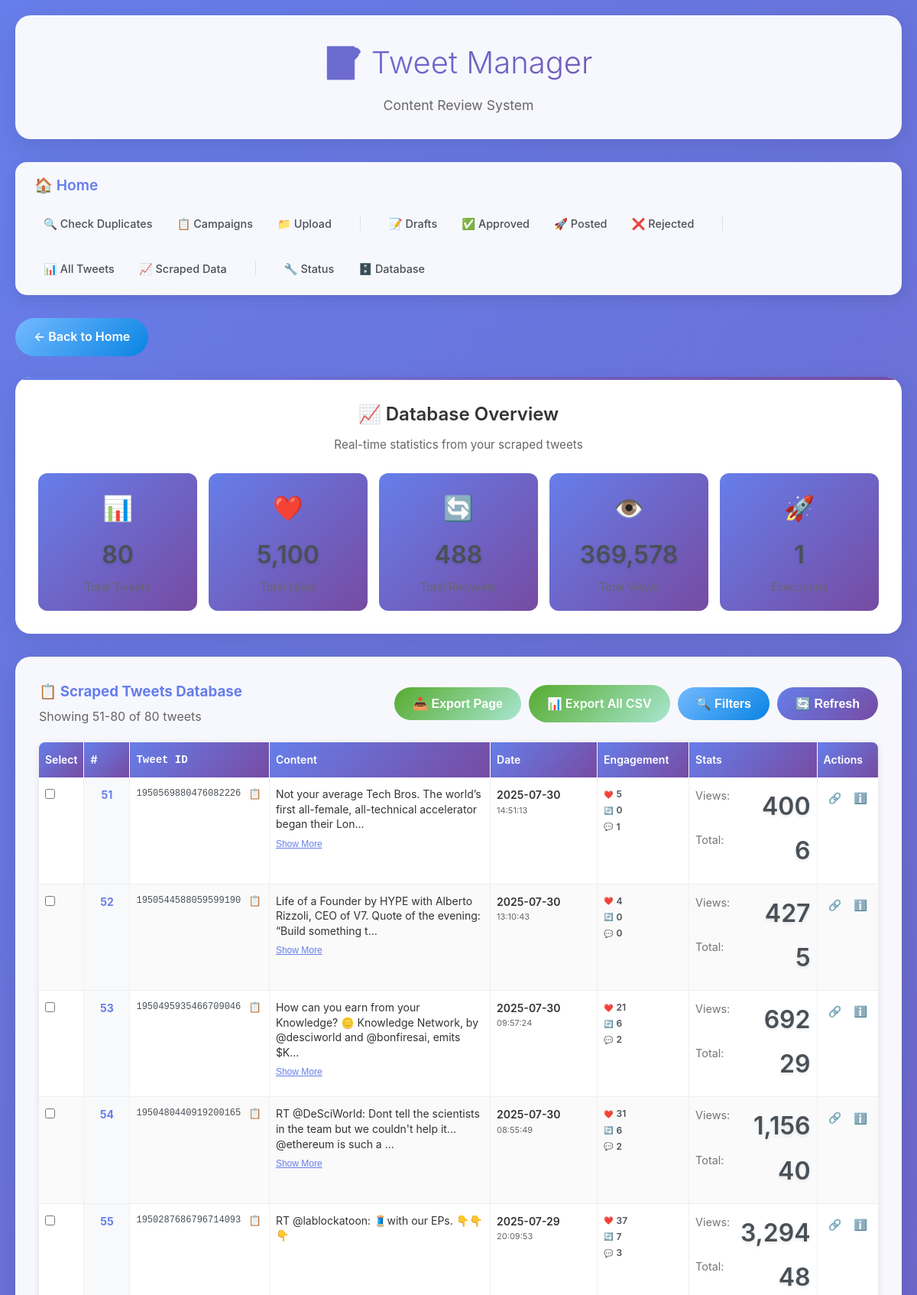
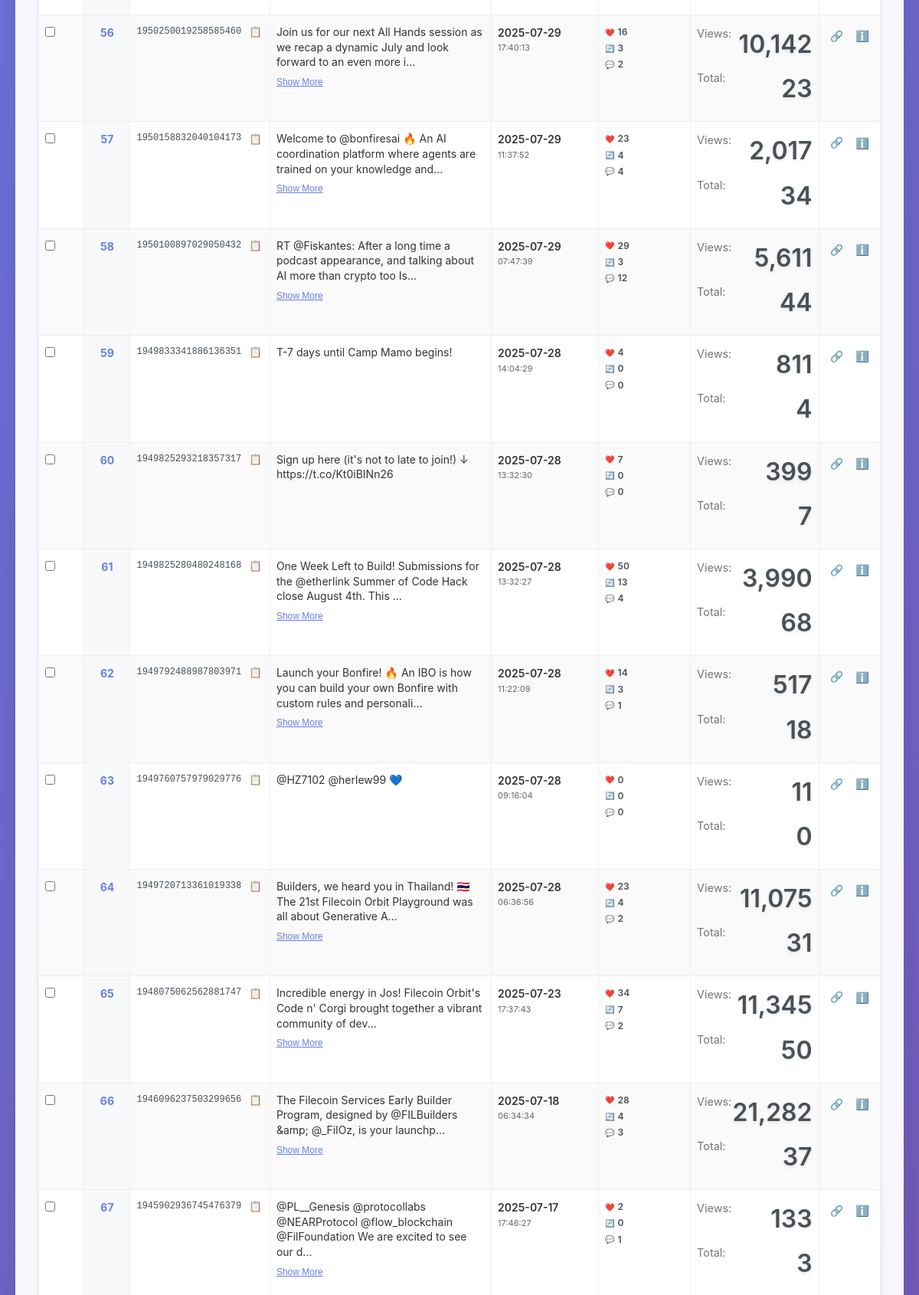
The page /scraped-tweets?page=2 (upper part) on the database its author committed (2 pictures, top to bottom).
### database.py (models this page shows)
class ScrapedTweet(Base):
    __tablename__ = 'scraped_tweets'
    tweet_id = Column(String(50), primary_key=True)  # Maps to "Tweet ID"
    url = Column(Text)                                # Maps to "URL"
    content = Column(Text)                           # Maps to "Content"
    likes = Column(Integer, default=0)               # Maps to "Likes"
    retweets = Column(Integer, default=0)            # Maps to "Retweets"
    replies = Column(Integer, default=0)             # Maps to "Replies"
    quotes = Column(Integer, default=0)              # Maps to "Quotes"
    views = Column(Integer, default=0)               # Maps to "Views"
    date = Column(DateTime)                          # Maps to "Date"
    status = Column(String(20), default='success')  # Maps to "Status"
    tweet_url = Column(Text)                         # Maps to "Tweet"
    execution_id = Column(String(100))               # N8N execution tracking
    source_url = Column(String(200))                 # N8N source URL
    created_at = Column(DateTime, default=datetime.utcnow)
    updated_at = Column(DateTime, default=datetime.utcnow, onupdate=datetime.utcnow)

### app.py (the view)
@app.route('/scraped-tweets')
def scraped_tweets_page():
    page = request.args.get('page', 1, type=int)
    per_page = 50  # Fixed at 50 per page as requested
    offset = (page - 1) * per_page
    execution_id = request.args.get('execution_id', None)
    tweets_data, total_count = get_scraped_tweets(limit=per_page, offset=offset, execution_id=execution_id)
    total_pages = (total_count + per_page - 1) // per_page
    has_prev = page > 1
    has_next = page < total_pages
    stats = get_scraped_tweets_stats()
    pagination = {
        'page': page,
        'per_page': per_page,
        'total': total_count,
        'pages': total_pages,
        'has_prev': has_prev,
        'has_next': has_next,
        'prev_num': page - 1 if has_prev else None,
        'next_num': page + 1 if has_next else None,
        'start_index': offset + 1 if tweets_data else 0,
        'end_index': min(offset + per_page, total_count)
    }
    return render_template('scraped_tweets.html',
                         tweets=tweets_data,
                         pagination=pagination,
                         stats=stats,
                         execution_id=execution_id)

### app.py (called while the page is built, shortened)
@app.after_request
def add_security_headers(response):
    response.headers['X-Content-Type-Options'] = 'nosniff'
    response.headers['X-Frame-Options'] = 'DENY'
    response.headers['X-XSS-Protection'] = '1; mode=block'
    response.headers['Strict-Transport-Security'] = 'max-age=31536000; includeSubDomains'
    response.headers['Content-Security-Policy'] = "default-src 'self' 'unsafe-inline'; script-src 'self' 'unsafe-inline'; style-src 'self' 'unsafe-inline'"
    if hasattr(request, 'execution_id'):
        response.headers['X-Execution-ID'] = request.execution_id
    return response

@app.before_request
def log_request_info():
    execution_id = None
    if request.is_json and request.get_json(silent=True):
        json_data = request.get_json(silent=True)
        if isinstance(json_data, list) and len(json_data) > 0:
            execution_id = json_data[0].get('execution_id')
        elif isinstance(json_data, dict):
            execution_id = json_data.get('execution_id')
    if not execution_id:
        execution_id = request.headers.get('X-Execution-ID')
    if execution_id:
        request.execution_id = execution_id

### templates/scraped_tweets.html (shortened to what this page needs)
{% extends "base.html" %}
{% block content %}
<div style="margin-bottom: 20px;">
    <a href="/" class="btn btn-secondary">← Back to Home</a>
</div>
<div class="stats-dashboard-card">
    <div class="dashboard-header">
        <h3>📈 Database Overview</h3>
        <p>Real-time statistics from your scraped tweets</p>
    </div>
    <div class="stats-grid">
        <div class="stat-card">
            <div class="stat-icon">📊</div>
            <div class="stat-value">{{ "{:,}".format(stats.total_tweets) }}</div>
            <div class="stat-label">Total Tweets</div>
        </div>
        <div class="stat-card">
            <div class="stat-icon">❤️</div>
            <div class="stat-value">{{ "{:,}".format(stats.total_likes) }}</div>
            <div class="stat-label">Total Likes</div>
        </div>
        <div class="stat-card">
            <div class="stat-icon">🔄</div>
            <div class="stat-value">{{ "{:,}".format(stats.total_retweets) }}</div>
            <div class="stat-label">Total Retweets</div>
        </div>
        <div class="stat-card">
            <div class="stat-icon">👁️</div>
            <div class="stat-value">{{ "{:,}".format(stats.total_views) }}</div>
            <div class="stat-label">Total Views</div>
        </div>
        <div class="stat-card">
            <div class="stat-icon">🚀</div>
            <div class="stat-value">{{ stats.execution_count }}</div>
            <div class="stat-label">Executions</div>
        </div>
    </div>
</div>
<div class="card">
    <div style="display: flex; justify-content: space-between; align-items: center; margin-bottom: 20px; flex-wrap: wrap; gap: 15px;">
        <div>
            <h3 style="color: #667eea; margin: 0;">📋 Scraped Tweets Database</h3>
            <p style="color: #666; margin: 5px 0 0 0;">
                Showing {{ pagination.start_index }}-{{ pagination.end_index }} of {{ "{:,}".format(pagination.total) }} tweets
            </p>
        </div>
        <div style="display: flex; gap: 10px; align-items: center; flex-wrap: wrap;">
            <button onclick="exportPageToCSV()" class="btn btn-success" title="Export current page to CSV">
                📥 Export Page
            </button>
            <a href="/api/export-scraped-tweets-csv" class="btn btn-success" title="Export all scraped tweets to CSV" style="text-decoration: none;">
                📊 Export All CSV
            </a>
            <button onclick="toggleFilters()" class="btn btn-secondary" id="filterToggle">
                🔍 Filters
            </button>
            <button onclick="refreshData()" class="btn btn-primary">
                🔄 Refresh
            </button>
        </div>
    </div>
    <div class="table-container">
        <table class="excel-table" id="tweetsTable">
            <thead>
                <tr>
                    <th class="col-checkbox">Select</th>
                    <th class="col-index">#</th>
                    <th class="col-tweet-id" data-sort="Tweet ID">Tweet ID</th>
                    <th class="col-content" data-sort="Content">Content</th>
                    <th class="col-date" data-sort="Date">Date</th>
                    <th class="col-engagement">Engagement</th>
                    <th class="col-stats">Stats</th>
                    <th class="col-actions">Actions</th>
                </tr>
            </thead>
            <tbody>
                {% for tweet in tweets %}
                <tr class="tweet-row" data-tweet-id="{{ tweet['Tweet ID'] }}">
                    <td class="col-checkbox">
                        <input type="checkbox" class="tweet-checkbox" value="{{ tweet['Tweet ID'] }}" onchange="updateBulkActions()">
                    </td>
                    <td class="col-index">{{ pagination.start_index + loop.index0 }}</td>
                    <td class="col-tweet-id">
                        <div class="tweet-id-cell">
                            <span class="tweet-id-text">{{ tweet['Tweet ID'] }}</span>
                            <button onclick="copyToClipboard('{{ tweet['Tweet ID'] }}')" class="copy-btn" title="Copy Tweet ID">📋</button>
                        </div>
                    </td>
                    <td class="col-content">
                        <div class="content-cell">
                            <div class="content-preview">{{ tweet['Content'][:100] }}{% if tweet['Content']|length > 100 %}...{% endif %}</div>
                            {% if tweet['Content']|length > 100 %}
                            <button onclick="toggleContent(this)" class="expand-btn" data-full-content="{{ tweet['Content'] }}">Show More</button>
                            {% endif %}
                        </div>
                    </td>
                    <td class="col-date">
                        <div class="date-cell">
                            <div class="date-primary">{{ tweet['Date'][:10] if tweet['Date'] else 'N/A' }}</div>
                            <div class="date-time">{{ tweet['Date'][11:19] if tweet['Date'] and tweet['Date']|length > 10 else '' }}</div>
                        </div>
                    </td>
                    <td class="col-engagement">
                        <div class="engagement-cell">
                            <div class="engagement-item">
                                <span class="engagement-icon">❤️</span>
                                <span class="engagement-value">{{ "{:,}".format(tweet['Likes']) }}</span>
                            </div>
                            <div class="engagement-item">
                                <span class="engagement-icon">🔄</span>
                                <span class="engagement-value">{{ "{:,}".format(tweet['Retweets']) }}</span>
                            </div>
                            <div class="engagement-item">
                                <span class="engagement-icon">💬</span>
                                <span class="engagement-value">{{ "{:,}".format(tweet['Replies']) }}</span>
                            </div>
                        </div>
                    </td>
                    <td class="col-stats">
                        <div class="stats-cell">
                            <div class="stat-item">
                                <span class="stat-label">Views:</span>
                                <span class="stat-value">{{ "{:,}".format(tweet['Views']) }}</span>
                            </div>
                            <div class="stat-item">
                                <span class="stat-label">Total:</span>
                                <span class="stat-value">{{ "{:,}".format(tweet['engagement_total']) }}</span>
                            </div>
                        </div>
                    </td>
                    <td class="col-actions">
                        <div class="actions-cell">
                            <a href="{{ tweet['URL'] }}" target="_blank" class="action-btn" title="View on X/Twitter">🔗</a>
                            <button onclick="showTweetDetails('{{ tweet['Tweet ID'] }}')" class="action-btn" title="Show Details">ℹ️</button>
                        </div>
                    </td>
                </tr>
                {% endfor %}
            </tbody>
        </table>
    </div>
</div>
{% endblock %}

### templates/base.html (style rules this page uses)
* { margin: 0; padding: 0; box-sizing: border-box; }
body { font-family: -apple-system, BlinkMacSystemFont, 'Segoe UI', Roboto, Oxygen, Ubuntu, Cantarell, sans-serif; background: linear-gradient(135deg, #667eea 0%, #764ba2 100%); min-height: 100vh; color: #333; line-height: 1.6; }
.card { background: rgba(255, 255, 255, 0.95); backdrop-filter: blur(10px); border-radius: 20px; padding: 30px; margin-bottom: 20px; box-shadow: 0 8px 32px rgba(0, 0, 0, 0.1); border: 1px solid rgba(255, 255, 255, 0.2); animation: fadeInUp 0.6s ease-out; transition: transform 0.3s ease, box-shadow 0.3s ease; }
.btn { display: inline-block; padding: 12px 24px; border: none; border-radius: 25px; font-size: 1rem; font-weight: 600; text-decoration: none; cursor: pointer; transition: all 0.3s ease; position: relative; overflow: hidden; }
.btn-primary { background: linear-gradient(135deg, #667eea, #764ba2); color: white; }
.btn-success { background: linear-gradient(135deg, #56ab2f, #a8e6cf); color: white; }
.btn-secondary { background: linear-gradient(135deg, #74b9ff, #0984e3); color: white; }

### rows shown on the page
ScrapedTweet: start_index "51", tweet_id "1950569880476082226", content "Not your average Tech Bros. The world’s first all-female, all-technical accelerator began their Lon", date "2025-07-30", tweet "14:51:13", Likes "5", Retweets "0", Replies "1", Views "400", engagement_total "6"
ScrapedTweet: start_index "52", tweet_id "1950544588059599190", content "Life of a Founder by HYPE with Alberto Rizzoli, CEO of V7. Quote of the evening: “Build something t", date "2025-07-30", tweet "13:10:43", Likes "4", Retweets "0", Replies "0", Views "427", engagement_total "5"
ScrapedTweet: start_index "53", tweet_id "1950495935466709046", content "How can you earn from your Knowledge? 🪙 Knowledge Network, by @desciworld and @bonfiresai, emits $K", date "2025-07-30", tweet "09:57:24", Likes "21", Retweets "6", Replies "2", Views "692", engagement_total "29"
ScrapedTweet: start_index "54", tweet_id "1950480440919200165", content "RT @DeSciWorld: Dont tell the scientists in the team but we couldn't help it... @ethereum is such a", date "2025-07-30", tweet "08:55:49", Likes "31", Retweets "6", Replies "2", Views "1,156", engagement_total "40"
ScrapedTweet: start_index "55", tweet_id "1950287686796714093", content "RT @lablockatoon: 🧵with our EPs. 👇👇👇", date "2025-07-29", tweet "20:09:53", Likes "37", Retweets "7", Replies "3", Views "3,294", engagement_total "48"
ScrapedTweet: start_index "56", tweet_id "1950250019258585460", content "Join us for our next All Hands session as we recap a dynamic July and look forward to an even more i", date "2025-07-29", tweet "17:40:13", Likes "16", Retweets "3", Replies "2", Views "10,142", engagement_total "23"
ScrapedTweet: start_index "57", tweet_id "1950158832040104173", content "Welcome to @bonfiresai 🔥 An AI coordination platform where agents are trained on your knowledge and", date "2025-07-29", tweet "11:37:52", Likes "23", Retweets "4", Replies "4", Views "2,017", engagement_total "34"
ScrapedTweet: start_index "58", tweet_id "1950100897029050432", content "RT @Fiskantes: After a long time a podcast appearance, and talking about AI more than crypto too Is", date "2025-07-29", tweet "07:47:39", Likes "29", Retweets "3", Replies "12", Views "5,611", engagement_total "44"
ScrapedTweet: start_index "59", tweet_id "1949833341886136351", content "T-7 days until Camp Mamo begins!", date "2025-07-28", tweet "14:04:29", Likes "4", Retweets "0", Replies "0", Views "811", engagement_total "4"
ScrapedTweet: start_index "60", tweet_id "1949825293218357317", content "Sign up here (it's not to late to join!) ↓ https://t.co/Kt0iBINn26", date "2025-07-28", tweet "13:32:30", Likes "7", Retweets "0", Replies "0", Views "399", engagement_total "7"
ScrapedTweet: start_index "61", tweet_id "1949825280480248168", content "One Week Left to Build! Submissions for the @etherlink Summer of Code Hack close August 4th. This", date "2025-07-28", tweet "13:32:27", Likes "50", Retweets "13", Replies "4", Views "3,990", engagement_total "68"
ScrapedTweet: start_index "62", tweet_id "1949792488987803971", content "Launch your Bonfire! 🔥 An IBO is how you can build your own Bonfire with custom rules and personali", date "2025-07-28", tweet "11:22:09", Likes "14", Retweets "3", Replies "1", Views "517", engagement_total "18"
ScrapedTweet: start_index "63", tweet_id "1949760757979029776", content "@HZ7102 @herlew99 💙", date "2025-07-28", tweet "09:16:04", Likes "0", Retweets "0", Replies "0", Views "11", engagement_total "0"
ScrapedTweet: start_index "64", tweet_id "1949720713361019338", content "Builders, we heard you in Thailand! 🇹🇭 The 21st Filecoin Orbit Playground was all about Generative A", date "2025-07-28", tweet "06:36:56", Likes "23", Retweets "4", Replies "2", Views "11,075", engagement_total "31"
ScrapedTweet: start_index "65", tweet_id "1948075062562881747", content "Incredible energy in Jos! Filecoin Orbit's Code n' Corgi brought together a vibrant community of dev", date "2025-07-23", tweet "17:37:43", Likes "34", Retweets "7", Replies "2", Views "11,345", engagement_total "50"
ScrapedTweet: start_index "66", tweet_id "1946096237503299656", content "The Filecoin Services Early Builder Program, designed by @FILBuilders &amp; @_FilOz, is your launchp", date "2025-07-18", tweet "06:34:34", Likes "28", Retweets "4", Replies "3", Views "21,282", engagement_total "37"
ScrapedTweet: start_index "67", tweet_id "1945902936745476379", content "@PL__Genesis @protocollabs @NEARProtocol @flow_blockchain @FilFoundation We are excited to see our d", date "2025-07-17", tweet "17:46:27", Likes "2", Retweets "0", Replies "1", Views "133", engagement_total "3"

### other values the page prints
{{ "{:,}".format(stats.total_tweets) }} "80"
{{ "{:,}".format(stats.total_likes) }} "5,100"
{{ "{:,}".format(stats.total_retweets) }} "488"
{{ "{:,}".format(stats.total_views) }} "369,578"
{{ stats.execution_count }} "1"
{{ pagination.start_index }} "51"
{{ pagination.end_index }} "80"
{{ "{:,}".format(pagination.total) }} "80"
